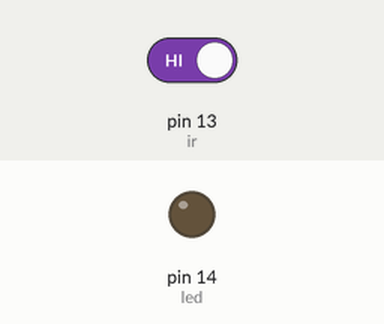
The sketch below on a simulated Arduino Uno, built with avr-gcc and run on an emulated ATmega328P. Shown: output pins drawn as LEDs (lit = HIGH). The inputs (shaded band) are chosen by the test bench; at power-on: pin 13 (ir) HIGH. What the sketch prints to the serial monitor is not drawn.

Above: at 1.2 s.
1.3 s: pin 13 (ir) driven LOW
At 2.1 s:
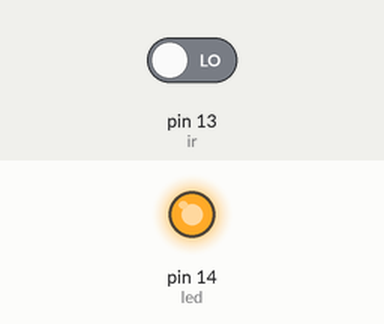
2.8 s: pin 13 (ir) driven HIGH
At 3.3 s:
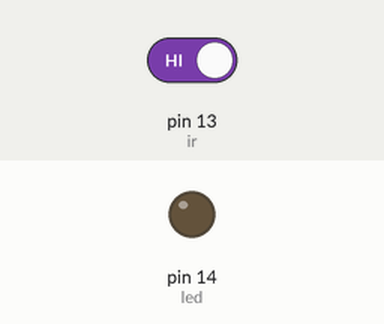
Timing chart, 0 to 5.8 s (numbered marks = the images above; inputs shaded):
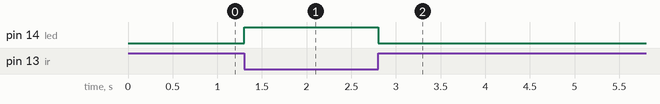

The sketch:

InfraRedTest.ino
```cpp
int ir=13;
int led=14;

void setup() {
  pinMode(led,OUTPUT);
  Serial.begin(112500);

}

void loop() {
  int irvalue = digitalRead(ir);
  if(irvalue==LOW){
    Serial.print("LOW");
    digitalWrite(led,HIGH);
  }
  else{
    Serial.print("HIGH");
    digitalWrite(led,LOW);
  }
  delay(100);

}
```

Measured:
- after the input at 1.3 s, pin 14 (led): LOW → HIGH at once
- after the input at 2.8 s, pin 14 (led): HIGH → LOW at once
